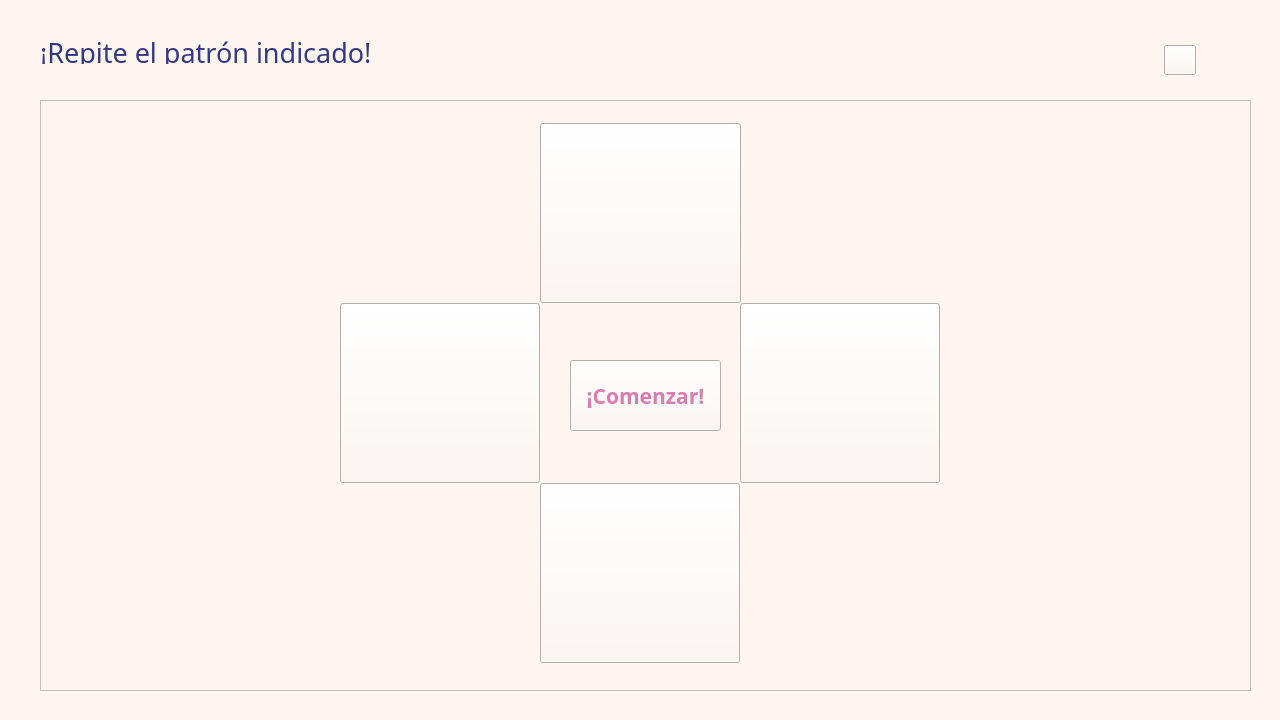
<?xml version="1.0" encoding="UTF-8"?>
<ui version="4.0">
 <class>ConcentrationGame</class>
 <widget class="QMainWindow" name="ConcentrationGame">
  <property name="geometry">
   <rect>
    <x>0</x>
    <y>0</y>
    <width>1280</width>
    <height>720</height>
   </rect>
  </property>
  <property name="windowTitle">
   <string>NeuroGame - Concentración</string>
  </property>
  <property name="styleSheet">
   <string notr="true">background-color: rgb(254, 245, 240);</string>
  </property>
  <widget class="QWidget" name="centralwidget">
   <widget class="QPushButton" name="frog">
    <property name="geometry">
     <rect>
      <x>540</x>
      <y>123</y>
      <width>201</width>
      <height>180</height>
     </rect>
    </property>
    <property name="cursor">
     <cursorShape>PointingHandCursor</cursorShape>
    </property>
    <property name="styleSheet">
     <string notr="true">background-image: url(:/assets/images/frog.png);</string>
    </property>
    <property name="text">
     <string/>
    </property>
   </widget>
   <widget class="QPushButton" name="sheep">
    <property name="geometry">
     <rect>
      <x>540</x>
      <y>483</y>
      <width>200</width>
      <height>180</height>
     </rect>
    </property>
    <property name="cursor">
     <cursorShape>PointingHandCursor</cursorShape>
    </property>
    <property name="styleSheet">
     <string notr="true">background-image: url(:/assets/images/sheep.png);</string>
    </property>
    <property name="text">
     <string/>
    </property>
   </widget>
   <widget class="QPushButton" name="chick">
    <property name="geometry">
     <rect>
      <x>340</x>
      <y>303</y>
      <width>200</width>
      <height>180</height>
     </rect>
    </property>
    <property name="cursor">
     <cursorShape>PointingHandCursor</cursorShape>
    </property>
    <property name="styleSheet">
     <string notr="true">background-image: url(:/assets/images/chick.png);
</string>
    </property>
    <property name="text">
     <string/>
    </property>
   </widget>
   <widget class="QPushButton" name="cat">
    <property name="geometry">
     <rect>
      <x>740</x>
      <y>303</y>
      <width>200</width>
      <height>180</height>
     </rect>
    </property>
    <property name="cursor">
     <cursorShape>PointingHandCursor</cursorShape>
    </property>
    <property name="styleSheet">
     <string notr="true">background-image: url(:/assets/images/cat.png);</string>
    </property>
    <property name="text">
     <string/>
    </property>
   </widget>
   <widget class="QPushButton" name="sound">
    <property name="geometry">
     <rect>
      <x>1164</x>
      <y>45</y>
      <width>32</width>
      <height>30</height>
     </rect>
    </property>
    <property name="styleSheet">
     <string notr="true">border-image: url(:/assets/images/volume_down.png);</string>
    </property>
    <property name="text">
     <string/>
    </property>
   </widget>
   <widget class="QFrame" name="frame">
    <property name="geometry">
     <rect>
      <x>40</x>
      <y>100</y>
      <width>1211</width>
      <height>591</height>
     </rect>
    </property>
    <property name="frameShape">
     <enum>QFrame::Shape::StyledPanel</enum>
    </property>
    <property name="frameShadow">
     <enum>QFrame::Shadow::Raised</enum>
    </property>
    <widget class="QLabel" name="level">
     <property name="geometry">
      <rect>
       <x>580</x>
       <y>270</y>
       <width>41</width>
       <height>39</height>
      </rect>
     </property>
     <property name="font">
      <font>
       <family>Montserrat</family>
       <pointsize>32</pointsize>
       <bold>true</bold>
      </font>
     </property>
     <property name="styleSheet">
      <string notr="true">color: rgb(69, 69, 229);</string>
     </property>
     <property name="text">
      <string/>
     </property>
     <property name="alignment">
      <set>Qt::AlignmentFlag::AlignCenter</set>
     </property>
    </widget>
    <widget class="QPushButton" name="start">
     <property name="geometry">
      <rect>
       <x>530</x>
       <y>260</y>
       <width>151</width>
       <height>71</height>
      </rect>
     </property>
     <property name="font">
      <font>
       <family>Montserrat</family>
       <pointsize>16</pointsize>
       <bold>true</bold>
      </font>
     </property>
     <property name="styleSheet">
      <string notr="true">color: rgb(221, 122, 179);
background-color: rgb(254, 245, 240);</string>
     </property>
     <property name="text">
      <string>¡Comenzar!</string>
     </property>
    </widget>
   </widget>
   <widget class="QLabel" name="label">
    <property name="geometry">
     <rect>
      <x>40</x>
      <y>40</y>
      <width>581</width>
      <height>24</height>
     </rect>
    </property>
    <property name="font">
     <font>
      <family>Montserrat</family>
      <pointsize>20</pointsize>
     </font>
    </property>
    <property name="styleSheet">
     <string notr="true">color: rgb(51, 57, 132);</string>
    </property>
    <property name="text">
     <string>¡Repite el patrón indicado!</string>
    </property>
   </widget>
   <zorder>frame</zorder>
   <zorder>frog</zorder>
   <zorder>sheep</zorder>
   <zorder>chick</zorder>
   <zorder>cat</zorder>
   <zorder>sound</zorder>
   <zorder>label</zorder>
  </widget>
  <widget class="QStatusBar" name="statusbar"/>
 </widget>
 <resources/>
 <connections/>
</ui>
